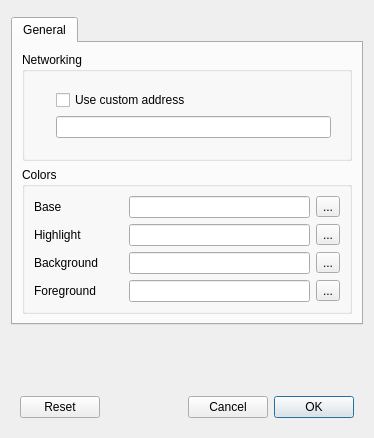
<?xml version="1.0" encoding="UTF-8"?>
<ui version="4.0">
 <class>AdvancedSettings</class>
 <widget class="QDialog" name="AdvancedSettings">
  <property name="geometry">
   <rect>
    <x>0</x>
    <y>0</y>
    <width>374</width>
    <height>438</height>
   </rect>
  </property>
  <property name="windowTitle">
   <string>Advanced Settings</string>
  </property>
  <layout class="QVBoxLayout" name="verticalLayout">
   <item>
    <widget class="QWidget" name="widget" native="true">
     <layout class="QHBoxLayout" name="horizontalLayout_2">
      <property name="leftMargin">
       <number>0</number>
      </property>
      <property name="topMargin">
       <number>0</number>
      </property>
      <property name="rightMargin">
       <number>0</number>
      </property>
      <property name="bottomMargin">
       <number>0</number>
      </property>
     </layout>
    </widget>
   </item>
   <item>
    <widget class="QTabWidget" name="tabWidget">
     <property name="currentIndex">
      <number>0</number>
     </property>
     <widget class="QWidget" name="NetTab">
      <attribute name="title">
       <string>General</string>
      </attribute>
      <layout class="QVBoxLayout" name="verticalLayout_4">
       <item>
        <widget class="QGroupBox" name="NetworkingBox">
         <property name="title">
          <string>Networking</string>
         </property>
         <layout class="QGridLayout" name="gridLayout">
          <item row="0" column="0">
           <widget class="QWidget" name="widget_3" native="true">
            <layout class="QVBoxLayout" name="verticalLayout_2">
             <property name="leftMargin">
              <number>0</number>
             </property>
             <property name="topMargin">
              <number>0</number>
             </property>
             <property name="rightMargin">
              <number>0</number>
             </property>
             <property name="bottomMargin">
              <number>0</number>
             </property>
             <item>
              <widget class="QLabel" name="label">
               <property name="text">
                <string/>
               </property>
               <property name="pixmap">
                <pixmap resource="../../../etc/resources/desktop/resources.qrc">:/icons/Network.png</pixmap>
               </property>
              </widget>
             </item>
            </layout>
           </widget>
          </item>
          <item row="0" column="1">
           <widget class="QWidget" name="widget_2" native="true">
            <layout class="QVBoxLayout" name="verticalLayout_5">
             <item>
              <widget class="QCheckBox" name="CustomAddressCheck">
               <property name="text">
                <string>Use custom address</string>
               </property>
              </widget>
             </item>
             <item>
              <widget class="QLineEdit" name="CustomAddressEdit"/>
             </item>
            </layout>
           </widget>
          </item>
         </layout>
        </widget>
       </item>
       <item>
        <widget class="QGroupBox" name="Colors">
         <property name="title">
          <string>Colors</string>
         </property>
         <layout class="QGridLayout" name="gridLayout_2">
          <item row="1" column="3">
           <widget class="QToolButton" name="HighlightButton">
            <property name="text">
             <string>...</string>
            </property>
           </widget>
          </item>
          <item row="2" column="0">
           <widget class="QLabel" name="BackgroundLabel">
            <property name="text">
             <string>Background</string>
            </property>
           </widget>
          </item>
          <item row="2" column="3">
           <widget class="QToolButton" name="BackgroundButton">
            <property name="text">
             <string>...</string>
            </property>
           </widget>
          </item>
          <item row="0" column="2">
           <widget class="QLineEdit" name="BaseEdit">
            <property name="maxLength">
             <number>32767</number>
            </property>
           </widget>
          </item>
          <item row="1" column="2">
           <widget class="QLineEdit" name="HighlightEdit">
            <property name="maxLength">
             <number>32767</number>
            </property>
           </widget>
          </item>
          <item row="1" column="0">
           <widget class="QLabel" name="HighlightLabel">
            <property name="text">
             <string>Highlight</string>
            </property>
           </widget>
          </item>
          <item row="2" column="2">
           <widget class="QLineEdit" name="BackgroundEdit">
            <property name="maxLength">
             <number>32767</number>
            </property>
           </widget>
          </item>
          <item row="0" column="3">
           <widget class="QToolButton" name="BaseButton">
            <property name="text">
             <string>...</string>
            </property>
           </widget>
          </item>
          <item row="3" column="2">
           <widget class="QLineEdit" name="ForegroundEdit">
            <property name="maxLength">
             <number>32767</number>
            </property>
           </widget>
          </item>
          <item row="3" column="3">
           <widget class="QToolButton" name="ForegroundButton">
            <property name="text">
             <string>...</string>
            </property>
           </widget>
          </item>
          <item row="3" column="0">
           <widget class="QLabel" name="ForegroundLabel">
            <property name="text">
             <string>Foreground</string>
            </property>
           </widget>
          </item>
          <item row="0" column="0">
           <widget class="QLabel" name="BaseLabel">
            <property name="text">
             <string>Base</string>
            </property>
           </widget>
          </item>
          <item row="0" column="1">
           <widget class="QLabel" name="BaseBox">
            <property name="minimumSize">
             <size>
              <width>18</width>
              <height>18</height>
             </size>
            </property>
            <property name="maximumSize">
             <size>
              <width>18</width>
              <height>18</height>
             </size>
            </property>
            <property name="styleSheet">
             <string notr="true">background-color: &quot;#ff0000&quot;;</string>
            </property>
            <property name="text">
             <string/>
            </property>
           </widget>
          </item>
          <item row="1" column="1">
           <widget class="QLabel" name="HighlightBox">
            <property name="minimumSize">
             <size>
              <width>18</width>
              <height>18</height>
             </size>
            </property>
            <property name="maximumSize">
             <size>
              <width>18</width>
              <height>18</height>
             </size>
            </property>
            <property name="styleSheet">
             <string notr="true">background-color: &quot;#ff0000&quot;;</string>
            </property>
            <property name="text">
             <string/>
            </property>
           </widget>
          </item>
          <item row="2" column="1">
           <widget class="QLabel" name="BackgroundBox">
            <property name="minimumSize">
             <size>
              <width>18</width>
              <height>18</height>
             </size>
            </property>
            <property name="maximumSize">
             <size>
              <width>18</width>
              <height>18</height>
             </size>
            </property>
            <property name="styleSheet">
             <string notr="true">background-color: &quot;#ff0000&quot;;</string>
            </property>
            <property name="text">
             <string/>
            </property>
           </widget>
          </item>
          <item row="3" column="1">
           <widget class="QLabel" name="ForegroundBox">
            <property name="minimumSize">
             <size>
              <width>18</width>
              <height>18</height>
             </size>
            </property>
            <property name="maximumSize">
             <size>
              <width>18</width>
              <height>18</height>
             </size>
            </property>
            <property name="styleSheet">
             <string notr="true">background-color: &quot;#ff0000&quot;;</string>
            </property>
            <property name="text">
             <string/>
            </property>
           </widget>
          </item>
         </layout>
        </widget>
       </item>
      </layout>
     </widget>
    </widget>
   </item>
   <item>
    <spacer name="Spacer">
     <property name="orientation">
      <enum>Qt::Vertical</enum>
     </property>
     <property name="sizeHint" stdset="0">
      <size>
       <width>20</width>
       <height>40</height>
      </size>
     </property>
    </spacer>
   </item>
   <item>
    <widget class="QWidget" name="Buttons" native="true">
     <layout class="QHBoxLayout" name="horizontalLayout">
      <item>
       <widget class="QPushButton" name="ResetButton">
        <property name="text">
         <string>Reset</string>
        </property>
       </widget>
      </item>
      <item>
       <spacer name="ButtonsSpacer">
        <property name="orientation">
         <enum>Qt::Horizontal</enum>
        </property>
        <property name="sizeType">
         <enum>QSizePolicy::MinimumExpanding</enum>
        </property>
        <property name="sizeHint" stdset="0">
         <size>
          <width>80</width>
          <height>20</height>
         </size>
        </property>
       </spacer>
      </item>
      <item>
       <widget class="QPushButton" name="CancelButton">
        <property name="text">
         <string>Cancel</string>
        </property>
        <property name="default">
         <bool>false</bool>
        </property>
       </widget>
      </item>
      <item>
       <widget class="QPushButton" name="ApplyButton">
        <property name="text">
         <string>OK</string>
        </property>
        <property name="default">
         <bool>true</bool>
        </property>
       </widget>
      </item>
     </layout>
    </widget>
   </item>
  </layout>
 </widget>
 <resources>
  <include location="../../../etc/resources/desktop/resources.qrc"/>
 </resources>
 <connections>
  <connection>
   <sender>CustomAddressCheck</sender>
   <signal>toggled(bool)</signal>
   <receiver>CustomAddressEdit</receiver>
   <slot>setEnabled(bool)</slot>
   <hints>
    <hint type="sourcelabel">
     <x>220</x>
     <y>99</y>
    </hint>
    <hint type="destinationlabel">
     <x>217</x>
     <y>126</y>
    </hint>
   </hints>
  </connection>
 </connections>
</ui>
